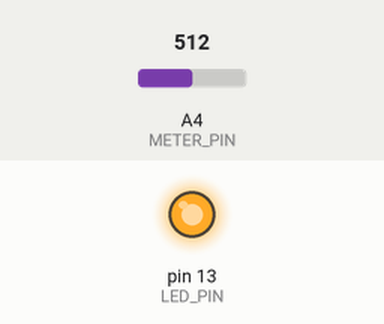
The sketch below on a simulated Arduino Uno, built for the host (arithmetic inside an expression is 32-bit, double 64-bit). Shown: output pins drawn as LEDs (lit = HIGH). Dashed ring = blinking. The test bench sets the inputs (shaded band); at power-on: A4 (METER_PIN) = 512.

Above: at 1.2 s.
1.3 s: A4 (METER_PIN) set to 306
At 2.2 s:
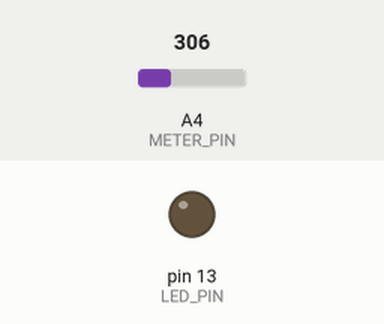
3.3 s: A4 (METER_PIN) set to 122
At 5.0 s:
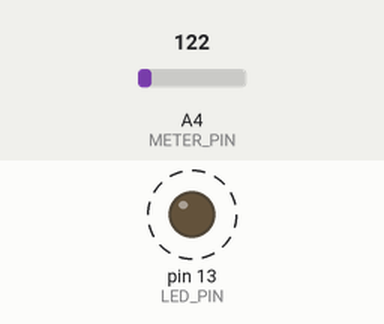
Timing chart, 0 to 10.8 s (numbered marks = the images above; inputs shaded):
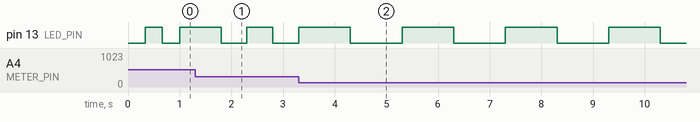

The sketch:

SIT315_M2S1P.ino
```cpp
#include <Arduino.h>

extern "C" {
    void setup();
    void loop();
}

const byte LED_PIN = 13;
const byte METER_PIN = A4;
volatile double timerFrequency;

void setup()
{
    pinMode(LED_PIN, OUTPUT);
    pinMode(METER_PIN, INPUT);

    Serial.begin(9600);

    // Initialize timer frequency with initial value
    timerFrequency = map(analogRead(METER_PIN), 0, 1023, 1, 5); // assuming potentiometer range is from 0 to 5
    startTimer(timerFrequency);
}

void loop()
{
    // Read the potentiometer to update timer frequency
    timerFrequency = map(analogRead(METER_PIN), 0, 1023, 1, 5); // assuming potentiometer range is from 0 to 5
    startTimer(timerFrequency);
    delay(100); // Delay for stability
}

void startTimer(double timerFreq){
    noInterrupts(); // disable all interrupts

    TCCR1A = 0; // set entire TCCR1A register to 0
    TCCR1B = 0; // same for TCCR1B

    // set compare match register to desired timer count:
    OCR1A = (int)((16000000 / (1024 * timerFreq)) - 1); // assuming 16MHz Arduino clock and prescaler 1024

    // turn on CTC mode:
    TCCR1B |= (1 << WGM12);

    // Set CS12, CS10 bits for 1024 prescaler:
    TCCR1B |= (1 << CS12) | (1 << CS10);

    // enable timer compare interrupt:
    TIMSK1 |= (1 << OCIE1A);

    interrupts(); // enable all interrupts
}

ISR(TIMER1_COMPA_vect){
    digitalWrite(LED_PIN, digitalRead(LED_PIN) ^ 1);
}
```

Measured:
- after the input at 3.3 s, pin 13 (LED_PIN): alternates HIGH for 1.0 s and LOW for 1.0 s, starting after 1.0 s
